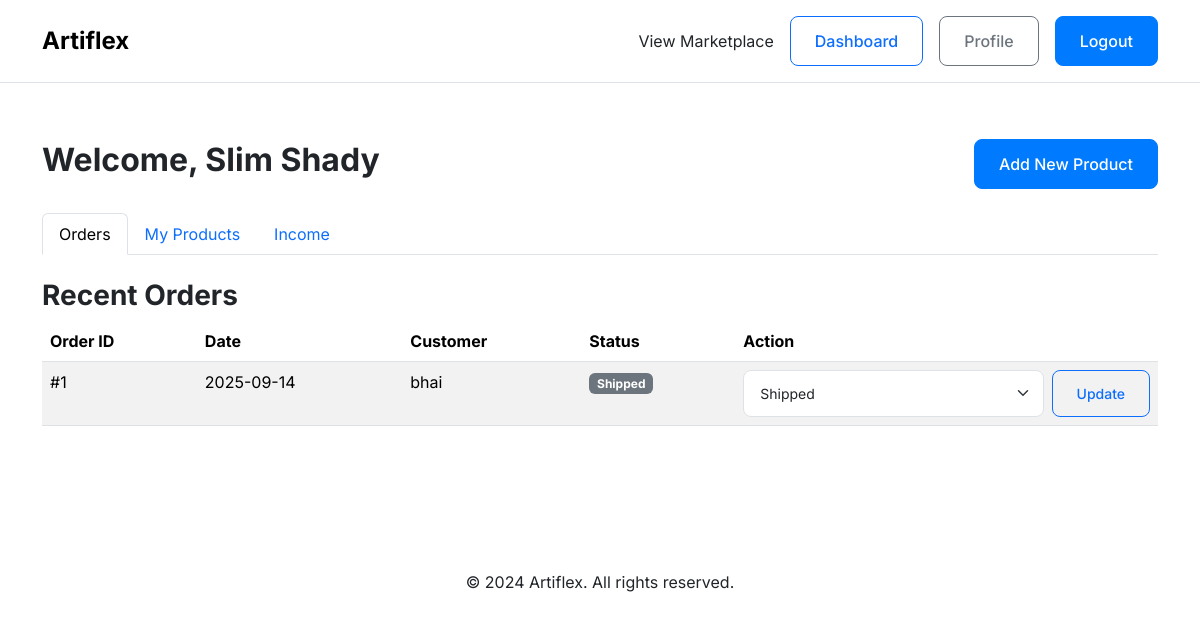
The page /artist/manage/dashboard (signed in) on the database its author committed.
### models.py (models this page shows)
class Order(Base):
    __tablename__ = 'orders'
    id = Column(Integer, primary_key=True)
    customer_id = Column(Integer, ForeignKey('users.id'))
    created_at = Column(DateTime, default=datetime.utcnow)
    status = Column(Enum(OrderStatus), default=OrderStatus.PENDING)
    total_amount_usd = Column(Float)
    shipping_address_line1 = Column(String)
    shipping_city = Column(String)
    shipping_postal_code = Column(String)
    shipping_country = Column(String)
    payment_method = Column(String) # Will store "COD" or "Online"
    customer = relationship("User", back_populates="orders")
    items = relationship("OrderItem", back_populates="order", cascade="all, delete-orphan")

class User(Base):
    __tablename__ = 'users'
    id = Column(Integer, primary_key=True)
    email = Column(String, unique=True, index=True, nullable=False)
    hashed_password = Column(String, nullable=False)
    full_name = Column(String)
    role = Column(Enum(UserRole), nullable=False)
    created_at = Column(DateTime, default=datetime.utcnow)
    profile_picture = Column(String, nullable=True, default='default_avatar.png') # Filename
    studio_name = Column(String, nullable=True)
    bio = Column(String, nullable=True) # This is the description
    skills = Column(String, nullable=True) # We'll store this as a comma-separated string, e.g., "Pottery,Glazing,Sculpting"
    location = Column(String, nullable=True) # e.g., "City, Country"
    phone_contact = Column(String, nullable=True)
    average_rating = Column(Float, default=0.0) # For the future rating system
    products = relationship("Product", back_populates="owner")
    orders = relationship("Order", back_populates="customer")

### routers/artist.py (the view)
@router.get("/dashboard", response_class=HTMLResponse)
async def artist_dashboard(request: Request, db: Session = Depends(get_db), user_auth = Depends(is_artist)):
    if isinstance(user_auth, RedirectResponse): return user_auth
    user_id = request.session["user"]["id"]
    products = crud.get_products_by_owner(db, owner_id=user_id)
    orders = crud.get_orders_for_artist(db, artist_id=user_id)
    total_income = sum(item.price_at_purchase_usd * item.quantity for order in orders for item in order.items if item.product.owner_id == user_id)
    context = {"request": request, "products": products, "orders": orders, "total_income": total_income}
    return templates.TemplateResponse("artist/dashboard.html", context)

### templates/artist/dashboard.html (shortened to what this page needs)
{% extends "layouts/base.html" %}
{% block content %}
{% set active_tab = request.query_params.get('tab', 'orders') %}
<div class="d-flex justify-content-between align-items-center mb-4">
    <h2>Welcome, {{ request.session.get('user', {}).get('full_name', 'Artist') }}</h2>
    <a href="/artist/manage/products/new" class="btn btn-primary">Add New Product</a>
</div>
<ul class="nav nav-tabs mb-4">
    <li class="nav-item">
        <a class="nav-link {% if active_tab == 'orders' %}active{% endif %}" href="/artist/manage/dashboard?tab=orders">Orders</a>
    </li>
    <li class="nav-item">
        <a class="nav-link {% if active_tab == 'products' %}active{% endif %}" href="/artist/manage/dashboard?tab=products">My Products</a>
    </li>
    <li class="nav-item">
        <a class="nav-link {% if active_tab == 'income' %}active{% endif %}" href="/artist/manage/dashboard?tab=income">Income</a>
    </li>
</ul>
<div>
    {% if active_tab == 'orders' %}
    <div id="orders">
        <h3>Recent Orders</h3>
        <div class="table-responsive">
            <table class="table table-striped">
                <thead>
                    <tr>
                        <th>Order ID</th>
                        <th>Date</th>
                        <th>Customer</th>
                        <th>Status</th>
                        <th>Action</th>
                    </tr>
                </thead>
                <tbody>
                    {% for order in orders %}
                    <tr>
                        <td>#{{ order.id }}</td>
                        <td>{{ order.created_at.strftime('%Y-%m-%d') }}</td>
                        <td>{{ order.customer.full_name }}</td>
                        <td><span class="badge bg-secondary">{{ order.status.value }}</span></td>
                        <td>
                            <form action="/artist/manage/orders/update/{{ order.id }}" method="post" class="d-flex">
                                <select name="status" class="form-select form-select-sm me-2">
                                    <option value="Shipped" {% if order.status.value == 'Shipped' %}selected{% endif %}>Shipped</option>
                                </select>
                                <button type="submit" class="btn btn-sm btn-outline-primary">Update</button>
                            </form>
                        </td>
                    </tr>
                    {% else %}
                    <tr><td colspan="5">You have no orders yet.</td></tr>
                    {% endfor %}
                </tbody>
            </table>
        </div>
    </div>
    {% endif %}
</div>
{% endblock %}

### static/css/custom.css (style rules this page uses)
:root { --primary-color: #007bff; --primary-hover: #0056b3; --light-gray: #f8f9fa; --border-color: #dee2e6; --text-color: #212529; --text-muted: #6c757d; }
body { font-family: 'Inter', sans-serif; background-color: #ffffff; color: var(--text-color); }
h1, h2, h3, h4, h5, h6 { font-weight: 700; }
.btn { border-radius: 8px; font-weight: 500; padding: 0.75rem 1.5rem; transition: background-color 0.2s ease-in-out, border-color 0.2s ease-in-out; }
.btn-primary { background-color: var(--primary-color); border-color: var(--primary-color); }
.form-control, .form-select { border-radius: 8px; padding: 0.75rem 1rem; }

### rows shown on the page
Order: id "1", created_at "2025-09-14", customer.full_name "bhai", status.value "Shipped", status "Shipped"

### other values the page prints
{{ request.session.get('user', {}).get('full_name', 'Artist') }} "Slim Shady"
